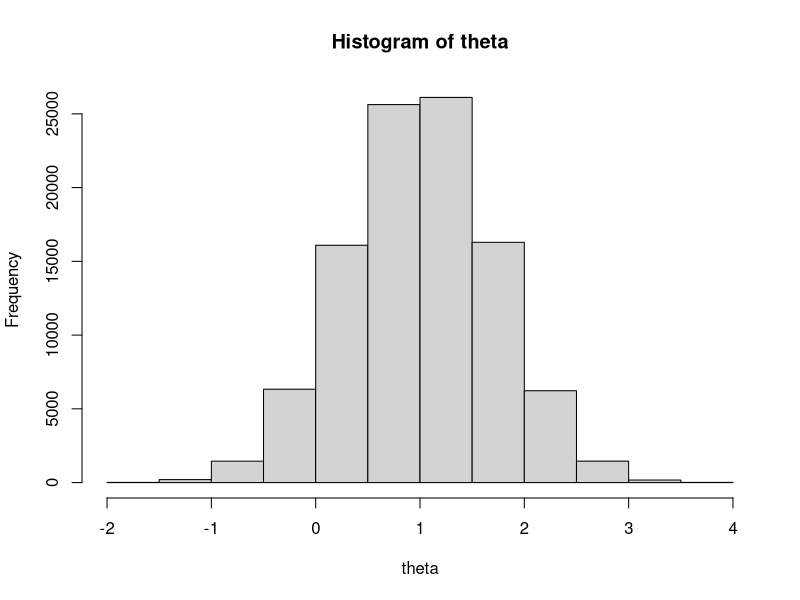
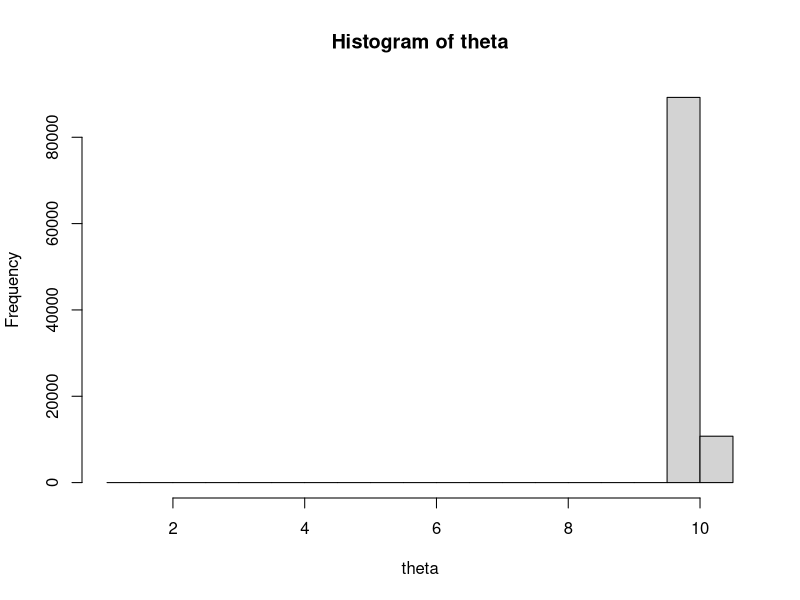

R code for these plots, in order:
## ---- chunk 1
metropolis_hastings = function(rprop, log_dprop, log_mu, theta_1 = 1, B = 10^5)
{
  theta = rep(NA, B)
  theta[1] = theta_1
  for(ii in 2:B)
  {
    theta[ii] = rprop(theta[ii-1])
    log_L = log_mu(theta[ii]) + log_dprop(theta[ii-1], theta[ii]) -
      log_mu(theta[ii-1]) -log_dprop(theta[ii], theta[ii-1])
    if(log(runif(1)) > log_L) theta[ii] = theta[ii-1]
  }
  theta
}
## ---- chunk 2
log_mu = function(theta) log(dnorm(theta, 0, 1)) + log(dnorm(2, theta, 1))
rprop = function(estado_anterior) estado_anterior + rnorm(1)
log_dprop = function(proposta, estado_anterior)
  log(dnorm(proposta, estado_anterior, 1))
theta = metropolis_hastings(rprop, log_dprop, log_mu)
hist(theta)
## ---- chunk 3
mean(theta)
## ---- chunk 4
var(theta)
## ---- chunk 5
mean(exp(theta))
## ---- chunk 6
theta = 10
n = 100
x = rnorm(n, theta, 1)

log_mu = function(theta) log(dnorm(theta, 0, 1)) + sum(log(dnorm(x, theta, 1)))
rprop = function(estado_anterior) estado_anterior + rnorm(1)
log_dprop = function(proposta, estado_anterior) 
  log(dnorm(proposta, estado_anterior, 1))
theta = metropolis_hastings(rprop, log_dprop, log_mu)

mean(theta)
var(theta)
hist(theta)
